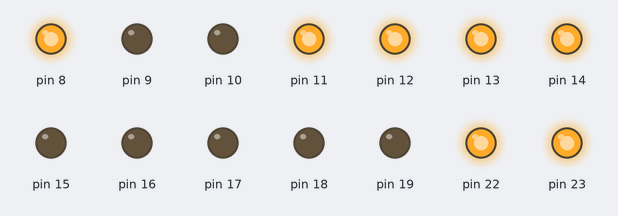
A sketch run on a simulated Arduino Uno, built with avr-gcc and run on an emulated ATmega328P. On the bench: output pins drawn as LEDs (lit = HIGH).

Above: at 0.5 s.
At 1.5 s:
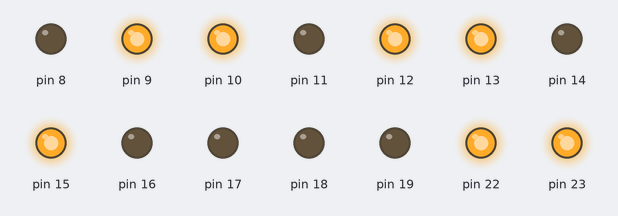
At 2.5 s:
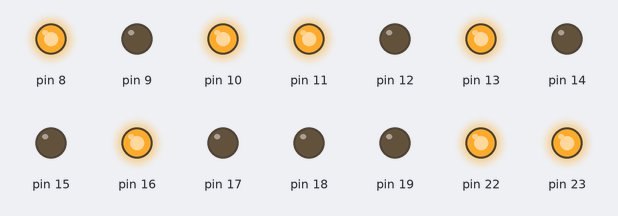
At 3.5 s:
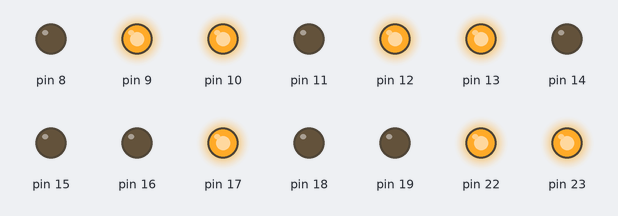
At 4.5 s:
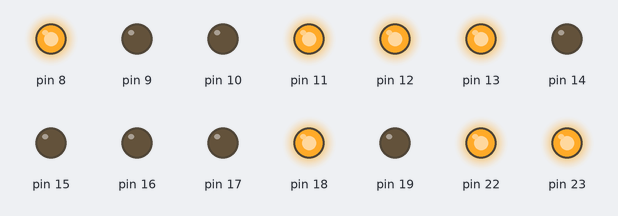
Timing chart, 0 to 5.8 s (numbered marks = the images above):
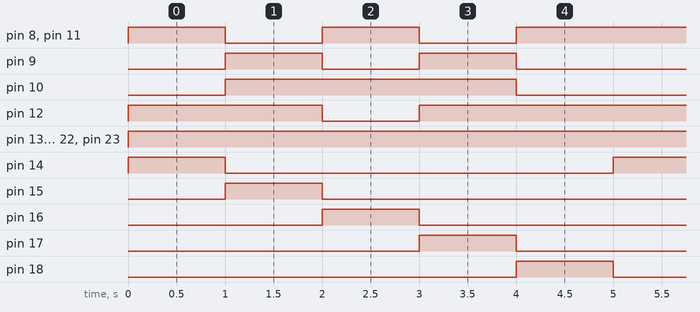

Measured:
- by itself, pin 8, pin 11: repeats every 5.0 s: LOW 1.0 s, HIGH 1.0 s, LOW 1.0 s, HIGH 2.0 s
- by itself, pin 9: repeats every 5.0 s: LOW 1.0 s, HIGH 1.0 s, LOW 2.0 s, HIGH 1.0 s
- by itself, pin 10: alternates HIGH for 3.0 s and LOW for 2.0 s
- by itself, pin 12: repeats every 5.0 s: LOW 1.0 s, HIGH 4.0 s
- by itself, pin 13, pin 22, pin 23: LOW → HIGH at 0.00 s
- by itself, pin 14–18: alternates HIGH for 1.0 s and LOW for 4.0 s

The sketch:

EXP8_Matrix_Heart.ino
```cpp
#include<avr/io.h>
#include<util/delay.h>
#include<avr/interrupt.h>
int main(void)
{
  DDRB = 0xFF;
  DDRC = 0xFF;
  PORTB = 0xFF;
  PORTC = 0x00;
  while(1)
  {
    PORTC = 0x01;
    PORTB = 0b11111001;
    _delay_ms(1000);
    PORTC = 0b00000010;
    PORTB = 0b11110110;
    _delay_ms(1000);
    PORTC = 0b00000100;
    PORTB = 0b11101101;
    _delay_ms(1000);
    PORTC = 0b00001000;
    PORTB = 0b11110110;
    _delay_ms(1000);
    PORTC = 0b00010000;
    PORTB = 0b11111001;
    _delay_ms(1000);
  }
}
```
